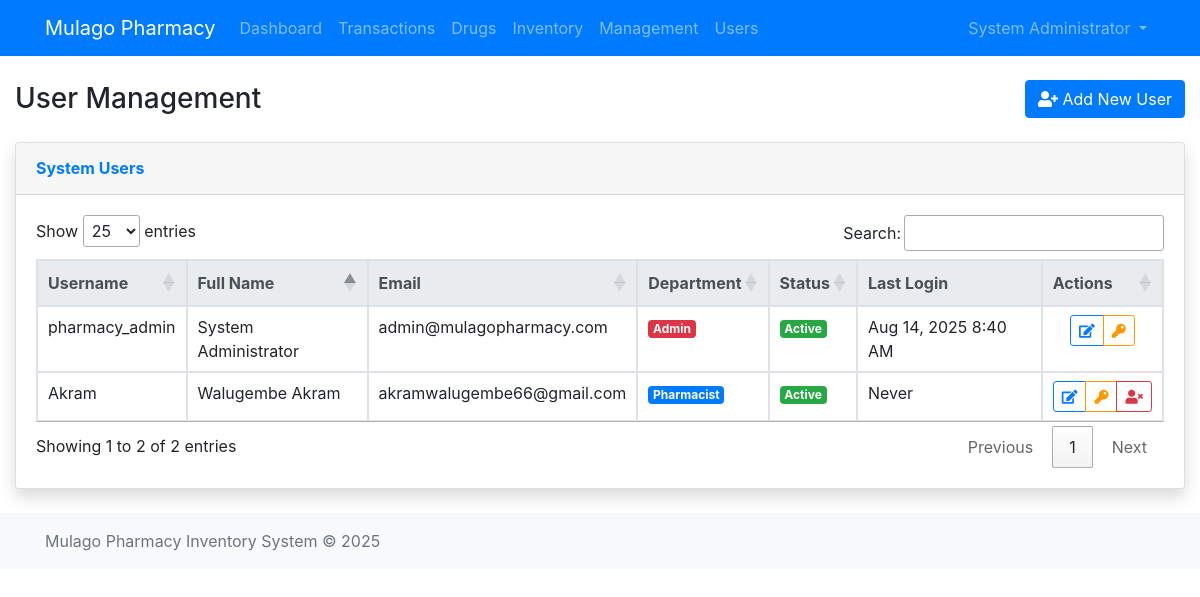
/pham/users.php (signed in), run on an earlier commit of the app's database.
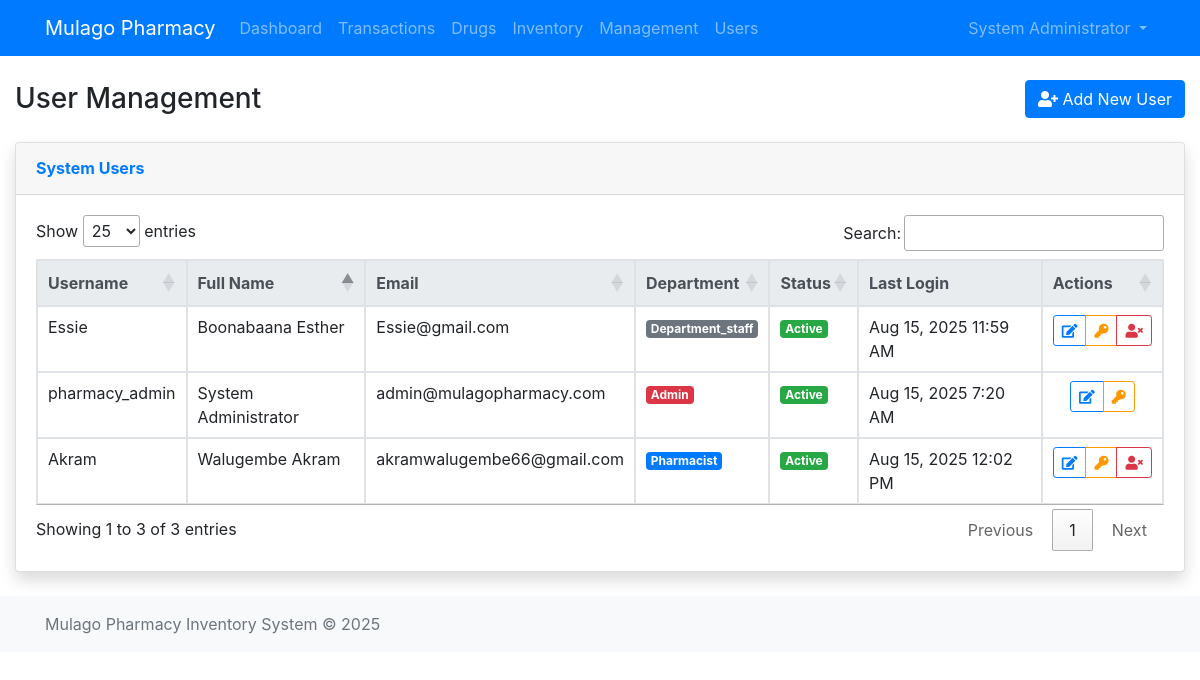
And on a later commit of the database.
### tables this page shows
CREATE TABLE `users` (
  `user_id` int NOT NULL,
  `username` varchar(50) NOT NULL,
  `password_hash` varchar(255) NOT NULL,
  `full_name` varchar(100) NOT NULL,
  `email` varchar(100) DEFAULT NULL,
  `role` enum('admin','pharmacist','department_staff') NOT NULL DEFAULT 'department_staff',
  `is_active` tinyint(1) DEFAULT '1',
  `last_login` datetime DEFAULT NULL,
  `created_at` timestamp NULL DEFAULT CURRENT_TIMESTAMP,
  `updated_at` timestamp NULL DEFAULT CURRENT_TIMESTAMP ON UPDATE CURRENT_TIMESTAMP
);

### config/database.php (called while the page is built, shortened)
<?php
class Database {
    private $connection;
    private static $instance = null;
    private function __construct() {
        $dsn = 'mysql:host=' . DB_HOST . ';port=' . DB_PORT . ';dbname=' . DB_NAME . ';charset=utf8mb4';
        try {
            $this->connection = new PDO($dsn, DB_USER, DB_PASS);
            $this->connection->setAttribute(PDO::ATTR_ERRMODE, PDO::ERRMODE_EXCEPTION);
            $this->connection->setAttribute(PDO::ATTR_EMULATE_PREPARES, false);
            $this->connection->setAttribute(PDO::ATTR_DEFAULT_FETCH_MODE, PDO::FETCH_ASSOC);
        } catch (PDOException $e) {
            error_log("Database connection failed: " . $e->getMessage());
            throw new Exception('Database connection error. Please try again later.');
        }
    }
    public static function getInstance() {
        if (self::$instance === null) {
            self::$instance = new Database();
        }
        return self::$instance;
    }
    public function getConnection() {
        return $this->connection;
    }
}
function db() {
    return Database::getInstance()->getConnection();
}
?>

### includes/auth.php (called while the page is built, shortened)
<?php
require_once __DIR__ . '/../config/database.php';
class Auth {
    private $db;
    public function __construct() {
        $this->db = db();
    }
    public function isLoggedIn() {
        return !empty($_SESSION['user_id']);
    }
    public function getCurrentUser() {
        try {
            $stmt = $this->db->prepare("SELECT * FROM users WHERE user_id = :user_id");
            $stmt->bindParam(':user_id', $_SESSION['user_id'], PDO::PARAM_INT);
            $stmt->execute();
            return $stmt->fetch();
        } catch (PDOException $e) {
            error_log("Failed to get current user: " . $e->getMessage());
            return null;
        }
    }
}
?>

### includes/functions.php (called while the page is built, shortened)
<?php
require_once __DIR__ . '/../config/database.php';
function hasRole($requiredRole) {
    require_once __DIR__ . '/auth.php';
    $auth = new Auth();
    $user = $auth->getCurrentUser();
    return $user && $user['role'] === $requiredRole;
}
function formatDateTime($datetimeString) {
    $date = new DateTime($datetimeString);
    return $date->format('M j, Y g:i A');
}
?>

### pham/users.php (the view, shortened to what the changed rows need)
<?php
$auth = new Auth();
if (!$auth->isLoggedIn() || $auth->getCurrentUser()['role'] !== 'admin') {
    $_SESSION['flash_message'] = 'Access denied. You need higher privileges.';
    header('Location: index.php');
    exit();
}
$db = db();
$users = $db->query("
    SELECT * FROM users
    ORDER BY role, full_name
")->fetchAll();
require_once __DIR__ . '/../includes/header.php';
?>
<div class="container-fluid mt-4">
    <div class="d-sm-flex align-items-center justify-content-between mb-4">
        <h1 class="h3 mb-0 text-gray-800">User Management</h1>
    </div>
    <div class="card shadow mb-4">
        <div class="card-body">
            <div class="table-responsive">
                <table class="table table-bordered table-hover" id="usersTable" width="100%" cellspacing="0">
                    <thead class="thead-light">
                        <tr>
                            <th>Username</th>
                            <th>Full Name</th>
                            <th>Email</th>
                            <th>Department</th>
                            <th>Status</th>
                            <th>Last Login</th>
                            <th>Actions</th>
                        </tr>
                    </thead>
                    <tbody>
                        <?php foreach ($users as $user): ?>
                            <tr class="<?= !$user['is_active'] ? 'table-secondary' : '' ?>">
                                <td><?= htmlspecialchars($user['username']) ?></td>
                                <td><?= htmlspecialchars($user['full_name']) ?></td>
                                <td><?= htmlspecialchars($user['email']) ?></td>
                                <td>
                                    <span class="badge badge-<?= $user['role'] === 'admin' ? 'danger' : ($user['role'] === 'pharmacist' ? 'primary' : 'secondary')?>">
                                        <?= ucfirst($user['role']) ?>
                                    </span>
                                </td>
                                <td>
                                    <span class="badge badge-<?= $user['is_active'] ? 'success' : 'warning' ?>">
                                        <?= $user['is_active'] ? 'Active' : 'Inactive' ?>
                                    </span>
                                </td>
                                <td><?= $user['last_login'] ? formatDateTime($user['last_login']) : 'Never' ?></td>
                                <td class="text-center">
                                    <div class="btn-group" role="group">
                                        <button class="btn btn-sm btn-outline-primary"
                                            title="Edit User"
                                            onclick="PharmacyModals.showUserEditModal(
                                                <?= $user['user_id'] ?>,
                                                '<?= htmlspecialchars(addslashes($user['username'])) ?>',
                                                '<?= htmlspecialchars(addslashes($user['full_name'])) ?>',
                                                '<?= htmlspecialchars(addslashes($user['email'])) ?>'
                                                '<?= $user['role'] ?>',
                                                <?= $user['is_active'] ?>
                                            )">
                                            <i class="fas fa-edit"></i>
                                        </button>
                                        <button class="btn btn-sm btn-outline-warning"
                                            title="Change Password"
                                            onclick="PharmacyModals.showPasswordModal(<?= $user['user_id'] ?>, '<?= htmlspecialchars(addslashes($user['username'])) ?>')">
                                            <i class="fas fa-key"></i>
                                        </button>
                                        <?php if ($user['is_active'] && $user['user_id'] != $auth->getCurrentUser()['user_id']): ?>
                                            <button class="btn btn-sm btn-outline-danger"
                                                title="Deactivate User"
                                                onclick="PharmacyModals.showDeleteModal('user', <?= $user['user_id'] ?>, '<?= htmlspecialchars(addslashes($user['username'])) ?>')">
                                                <i class="fas fa-user-times"></i>
                                            </button>
                                        <?php endif; ?>
                                    </div>
                                </td>
                            </tr>
                        <?php endforeach; ?>
                    </tbody>
                </table>
            </div>
        </div>
    </div>
</div>
<?php require_once __DIR__ . '/../includes/footer.php'; ?>

### includes/header.php (shortened to what the changed rows need)
<?php
require_once __DIR__ . '/auth.php';
$auth = new Auth();
$currentUser = $auth->getCurrentUser();
?>
<!DOCTYPE html>
<html lang="en">
<head>
<link href="https://cdn.jsdelivr.net/npm/bootstrap@4.6.2/dist/css/bootstrap.min.css" rel="stylesheet">
<link rel="stylesheet" href="https://cdn.datatables.net/1.13.4/css/jquery.dataTables.min.css">
<link rel="stylesheet" href="https://cdnjs.cloudflare.com/ajax/libs/font-awesome/5.15.4/css/all.min.css">
    <link href="../assets/css/styles.css" rel="stylesheet">
</head>
<body style="padding-top: 56px;">
    <nav class="navbar navbar-expand-lg navbar-dark bg-primary fixed-top">
        <div class="container">
            <div class="collapse navbar-collapse" id="navbarNav">
                <?php if ($currentUser): ?>
                <ul class="navbar-nav mr-auto">
                    <li class="nav-item">
                        <a class="nav-link" href="index.php">Dashboard</a>
                    </li>
                    <?php if (in_array($currentUser['role'], ['admin', 'pharmacist'])): ?>
                        <li class="nav-item">
                            <a class="nav-link" href="transactions.php">Transactions</a>
                        </li>
                    <?php endif; ?>
                    <?php if (in_array($currentUser['role'], ['admin', 'department_staff'])): ?>
                        <li class="nav-item">
                            <a class="nav-link" href="drugs.php">Drugs</a>
                        </li>
                        <li class="nav-item">
                            <a class="nav-link" href="inventory.php">Inventory</a>
                        </li>
                        <li class="nav-item">
                            <a class="nav-link" href="management.php">Management</a>
                        </li>
                    <?php endif; ?>
                    <?php if (hasRole('admin')): ?>
                    <li class="nav-item">
                        <a class="nav-link" href="users.php">Users</a>
                    </li>
                    <?php endif; ?>
                </ul>
                <ul class="navbar-nav ml-auto">
                    <li class="nav-item dropdown">
                        <a class="nav-link dropdown-toggle" href="#" id="userDropdown" role="button" data-toggle="dropdown">
                            <?= htmlspecialchars($currentUser['full_name']) ?>
                        </a>
                    </li>
                </ul>
                <?php endif; ?>
            </div>
        </div>
    </nav>

What changed in the data, as far as the page shows it:
changed users "pharmacy_admin": last_login "Aug 14, 2025 8:40 AM" → "Aug 15, 2025 7:20 AM"
changed users "Akram": last_login (not shown) → "Aug 15, 2025 12:02 PM"; no longer shows "Never"
added users: username "Essie", full_name "Boonabaana Esther", email "Essie@gmail.com", role "Department_staff", is_active "Active", last_login "Aug 15, 2025 11:59 AM"
Also different on the page:
text written by a page script: "Show entries Search: Showing 1 to 2 of 2 entries Previous 1 Next" → "Show entries Search: Showing 1 to 3 of 3 entries Previous 1 Next"
